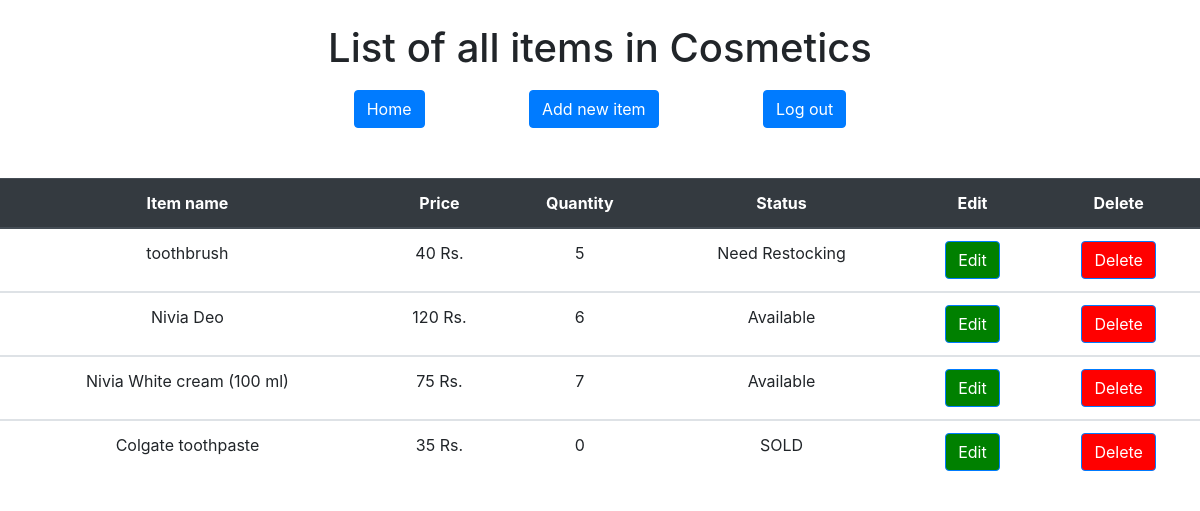
The page /inventory/1/listview/ (signed in) on the database its author committed.
### inventory/models.py (models this page shows, shortened)
class inventory(models.Model):
    inv_class = models.CharField(max_length=50)
    total = models.IntegerField(default=0)

class Item(models.Model):
    item = models.ForeignKey(inventory, on_delete=models.CASCADE)
    item_name = models.CharField(max_length=100)
    item_price = models.IntegerField()
    total_no = models.IntegerField()
    choices = (('Available', 'Available'),
              ('Need Restocking', 'Need Restocking'),
              ('SOLD', 'SOLD'))
    status = models.CharField(max_length=50, choices=choices, default='Available')

### inventory/views.py (the view)
# urls.py: url(r'^(?P<item_id>[0-9]+)/listview/$', views.list_view, name='listview'),
@login_required
def list_view(request, item_id):
    item = Item.objects.filter(item=item_id)
    inv = inventory.objects.get(pk=item_id)
    context = {
        'list_items': item,
        'inv': inv,
        'item_id': item_id
    }
    return render(request, 'inventory/list.html', context)

### inventory/templates/inventory/list.html (shortened to what this page needs)
<!DOCTYPE html>
<html lang="en">
<head>
    <link rel="stylesheet" href="https://stackpath.bootstrapcdn.com/bootstrap/4.3.1/css/bootstrap.min.css">
</head>
<body>
<span class="container">
    <center>
    <h1>List of all items in {{ inv.inv_class }}</h1>
    <a href="{% url 'inventory:homepage' %}"><button style="margin-right: 50px;margin-top: 10px " type="button" class="btn btn-primary" >Home</button></a>
    <button style="margin-left: 50px;margin-right: 50px;margin-top: 10px " type="button" class="btn btn-primary" data-toggle="modal" data-target="#myModal">
    Add new item
    </button>
    <a href="{% url 'users:logout' %}" >
        <button style="margin-left: 50px;margin-top: 10px " type="button" class="btn btn-primary" >Log out</button>
    </a>
    <p style="color:red;padding-top: 10px">{{ error }}</p>
    </center>
</span>
<div style="text-align:center;">
<table class="table" align="center" >
    <thead class="thead-dark">
        <tr>
            <th scope="col">Item name</th>
            <th scope="col">Price</th>
            <th scope="col">Quantity</th>
            <th scope="col">Status</th>
            <th scope="col">Edit</th>
            <th scope="col">Delete</th>
        </tr>
    </thead>
    {% for object in list_items %}
    <tbody>
        <tr>
            <td>{{object.item_name}}</td>
            <td>{{ object.item_price }} Rs.</td>
            <td>{{ object.total_no }}</td>
            <td>{{ object.status }}</td>
            <td><a href="{% url 'inventory:edit_item' object.pk %}" class="btn btn-primary" style="background-color:green;color:white" >Edit</a></td>
            <td><a href="{% url 'inventory:del_item' object.pk  %}" class="btn btn-primary" style="background-color:red;color:white">Delete</a></td>
        </tr>
    </tbody>
    {% endfor %}
</table>
</div>
</body>
</html>

### rows shown on the page
inventory: inv_class "Cosmetics"
Item: item_name "toothbrush", item_price "40", total_no "5", status "Need Restocking"
Item: item_name "Nivia Deo", item_price "120", total_no "6", status "Available"
Item: item_name "Nivia White cream (100 ml)", item_price "75", total_no "7", status "Available"
Item: item_name "Colgate toothpaste", item_price "35", total_no "0", status "SOLD"
